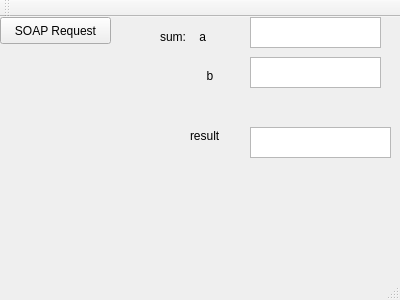
<?xml version="1.0" encoding="UTF-8"?>
<ui version="4.0">
 <class>MainWindow</class>
 <widget class="QMainWindow" name="MainWindow">
  <property name="geometry">
   <rect>
    <x>0</x>
    <y>0</y>
    <width>400</width>
    <height>300</height>
   </rect>
  </property>
  <property name="windowTitle">
   <string>MainWindow</string>
  </property>
  <widget class="QWidget" name="centralWidget">
   <widget class="QPushButton" name="pushButton">
    <property name="geometry">
     <rect>
      <x>0</x>
      <y>0</y>
      <width>111</width>
      <height>27</height>
     </rect>
    </property>
    <property name="text">
     <string>SOAP Request</string>
    </property>
   </widget>
   <widget class="QTextEdit" name="suma">
    <property name="geometry">
     <rect>
      <x>250</x>
      <y>0</y>
      <width>131</width>
      <height>31</height>
     </rect>
    </property>
   </widget>
   <widget class="QPlainTextEdit" name="sumb">
    <property name="geometry">
     <rect>
      <x>250</x>
      <y>40</y>
      <width>131</width>
      <height>31</height>
     </rect>
    </property>
   </widget>
   <widget class="QLabel" name="label">
    <property name="geometry">
     <rect>
      <x>160</x>
      <y>10</y>
      <width>71</width>
      <height>20</height>
     </rect>
    </property>
    <property name="text">
     <string>sum:    a</string>
    </property>
   </widget>
   <widget class="QLabel" name="label_2">
    <property name="geometry">
     <rect>
      <x>200</x>
      <y>50</y>
      <width>21</width>
      <height>17</height>
     </rect>
    </property>
    <property name="text">
     <string>  b</string>
    </property>
   </widget>
   <widget class="QLabel" name="label_3">
    <property name="geometry">
     <rect>
      <x>190</x>
      <y>110</y>
      <width>41</width>
      <height>17</height>
     </rect>
    </property>
    <property name="text">
     <string>result</string>
    </property>
   </widget>
   <widget class="QTextBrowser" name="result">
    <property name="geometry">
     <rect>
      <x>250</x>
      <y>110</y>
      <width>141</width>
      <height>31</height>
     </rect>
    </property>
   </widget>
  </widget>
  <widget class="QMenuBar" name="menuBar">
   <property name="geometry">
    <rect>
     <x>0</x>
     <y>0</y>
     <width>400</width>
     <height>25</height>
    </rect>
   </property>
  </widget>
  <widget class="QToolBar" name="mainToolBar">
   <attribute name="toolBarArea">
    <enum>TopToolBarArea</enum>
   </attribute>
   <attribute name="toolBarBreak">
    <bool>false</bool>
   </attribute>
  </widget>
  <widget class="QStatusBar" name="statusBar"/>
 </widget>
 <layoutdefault spacing="6" margin="11"/>
 <resources/>
 <connections/>
</ui>
